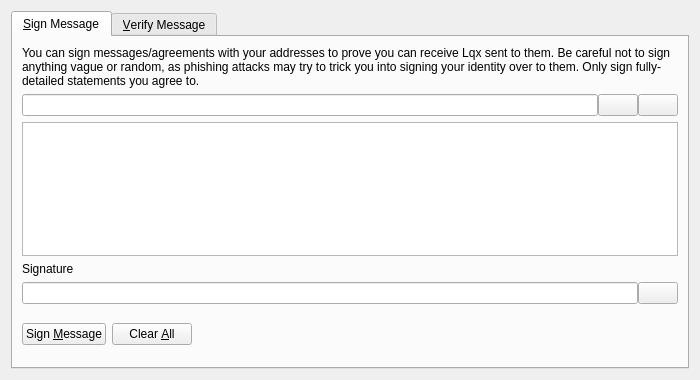
<?xml version="1.0" encoding="UTF-8"?>
<ui version="4.0">
 <class>SignVerifyMessageDialog</class>
 <widget class="QDialog" name="SignVerifyMessageDialog">
  <property name="geometry">
   <rect>
    <x>0</x>
    <y>0</y>
    <width>700</width>
    <height>380</height>
   </rect>
  </property>
  <property name="windowTitle">
   <string>Signatures - Sign / Verify a Message</string>
  </property>
  <property name="modal">
   <bool>true</bool>
  </property>
  <layout class="QVBoxLayout" name="verticalLayout">
   <item>
    <widget class="QTabWidget" name="tabWidget">
     <property name="currentIndex">
      <number>0</number>
     </property>
     <widget class="QWidget" name="tabSignMessage">
      <attribute name="title">
       <string>&amp;Sign Message</string>
      </attribute>
      <layout class="QVBoxLayout" name="verticalLayout_SM">
       <item>
        <widget class="QLabel" name="infoLabel_SM">
         <property name="text">
          <string>You can sign messages/agreements with your addresses to prove you can receive Lqx sent to them. Be careful not to sign anything vague or random, as phishing attacks may try to trick you into signing your identity over to them. Only sign fully-detailed statements you agree to.</string>
         </property>
         <property name="textFormat">
          <enum>Qt::PlainText</enum>
         </property>
         <property name="wordWrap">
          <bool>true</bool>
         </property>
        </widget>
       </item>
       <item>
        <layout class="QHBoxLayout" name="horizontalLayout_1_SM">
         <property name="spacing">
          <number>0</number>
         </property>
         <item>
          <widget class="QValidatedLineEdit" name="addressIn_SM">
           <property name="toolTip">
            <string>The Lqx address to sign the message with</string>
           </property>
          </widget>
         </item>
         <item>
          <widget class="QPushButton" name="addressBookButton_SM">
           <property name="toolTip">
            <string>Choose previously used address</string>
           </property>
           <property name="text">
            <string/>
           </property>
           <property name="shortcut">
            <string>Alt+A</string>
           </property>
           <property name="autoDefault">
            <bool>false</bool>
           </property>
          </widget>
         </item>
         <item>
          <widget class="QPushButton" name="pasteButton_SM">
           <property name="toolTip">
            <string>Paste address from clipboard</string>
           </property>
           <property name="text">
            <string/>
           </property>
           <property name="shortcut">
            <string>Alt+P</string>
           </property>
           <property name="autoDefault">
            <bool>false</bool>
           </property>
          </widget>
         </item>
        </layout>
       </item>
       <item>
        <widget class="QPlainTextEdit" name="messageIn_SM">
         <property name="toolTip">
          <string>Enter the message you want to sign here</string>
         </property>
        </widget>
       </item>
       <item>
        <widget class="QLabel" name="signatureLabel_SM">
         <property name="text">
          <string>Signature</string>
         </property>
         <property name="textFormat">
          <enum>Qt::PlainText</enum>
         </property>
        </widget>
       </item>
       <item>
        <layout class="QHBoxLayout" name="horizontalLayout_2_SM">
         <property name="spacing">
          <number>0</number>
         </property>
         <item>
          <widget class="QLineEdit" name="signatureOut_SM">
           <property name="font">
            <font>
             <italic>true</italic>
            </font>
           </property>
           <property name="readOnly">
            <bool>true</bool>
           </property>
          </widget>
         </item>
         <item>
          <widget class="QPushButton" name="copySignatureButton_SM">
           <property name="toolTip">
            <string>Copy the current signature to the system clipboard</string>
           </property>
           <property name="text">
            <string/>
           </property>
           <property name="autoDefault">
            <bool>false</bool>
           </property>
          </widget>
         </item>
        </layout>
       </item>
       <item>
        <layout class="QHBoxLayout" name="horizontalLayout_3_SM">
         <item>
          <widget class="QPushButton" name="signMessageButton_SM">
           <property name="toolTip">
            <string>Sign the message to prove you own this Lqx address</string>
           </property>
           <property name="text">
            <string>Sign &amp;Message</string>
           </property>
           <property name="autoDefault">
            <bool>false</bool>
           </property>
          </widget>
         </item>
         <item>
          <widget class="QPushButton" name="clearButton_SM">
           <property name="toolTip">
            <string>Reset all sign message fields</string>
           </property>
           <property name="text">
            <string>Clear &amp;All</string>
           </property>
           <property name="autoDefault">
            <bool>false</bool>
           </property>
          </widget>
         </item>
         <item>
          <spacer name="horizontalSpacer_1_SM">
           <property name="orientation">
            <enum>Qt::Horizontal</enum>
           </property>
           <property name="sizeHint" stdset="0">
            <size>
             <width>40</width>
             <height>48</height>
            </size>
           </property>
          </spacer>
         </item>
         <item>
          <widget class="QLabel" name="statusLabel_SM">
           <property name="font">
            <font>
             <weight>75</weight>
             <bold>true</bold>
            </font>
           </property>
           <property name="text">
            <string/>
           </property>
           <property name="wordWrap">
            <bool>true</bool>
           </property>
          </widget>
         </item>
         <item>
          <spacer name="horizontalSpacer_2_SM">
           <property name="orientation">
            <enum>Qt::Horizontal</enum>
           </property>
           <property name="sizeHint" stdset="0">
            <size>
             <width>40</width>
             <height>48</height>
            </size>
           </property>
          </spacer>
         </item>
        </layout>
       </item>
      </layout>
     </widget>
     <widget class="QWidget" name="tabVerifyMessage">
      <attribute name="title">
       <string>&amp;Verify Message</string>
      </attribute>
      <layout class="QVBoxLayout" name="verticalLayout_VM">
       <item>
        <widget class="QLabel" name="infoLabel_VM">
         <property name="text">
          <string>Enter the receiver's address, message (ensure you copy line breaks, spaces, tabs, etc. exactly) and signature below to verify the message. Be careful not to read more into the signature than what is in the signed message itself, to avoid being tricked by a man-in-the-middle attack. Note that this only proves the signing party receives with the address, it cannot prove sendership of any transaction!</string>
         </property>
         <property name="textFormat">
          <enum>Qt::PlainText</enum>
         </property>
         <property name="alignment">
          <set>Qt::AlignLeading|Qt::AlignLeft|Qt::AlignTop</set>
         </property>
         <property name="wordWrap">
          <bool>true</bool>
         </property>
        </widget>
       </item>
       <item>
        <layout class="QHBoxLayout" name="horizontalLayout_1_VM">
         <property name="spacing">
          <number>0</number>
         </property>
         <item>
          <widget class="QValidatedLineEdit" name="addressIn_VM">
           <property name="toolTip">
            <string>The Lqx address the message was signed with</string>
           </property>
          </widget>
         </item>
         <item>
          <widget class="QPushButton" name="addressBookButton_VM">
           <property name="toolTip">
            <string>Choose previously used address</string>
           </property>
           <property name="text">
            <string/>
           </property>
           <property name="shortcut">
            <string>Alt+A</string>
           </property>
           <property name="autoDefault">
            <bool>false</bool>
           </property>
          </widget>
         </item>
        </layout>
       </item>
       <item>
        <widget class="QPlainTextEdit" name="messageIn_VM"/>
       </item>
       <item>
        <widget class="QValidatedLineEdit" name="signatureIn_VM"/>
       </item>
       <item>
        <layout class="QHBoxLayout" name="horizontalLayout_2_VM">
         <item>
          <widget class="QPushButton" name="verifyMessageButton_VM">
           <property name="toolTip">
            <string>Verify the message to ensure it was signed with the specified Lqx address</string>
           </property>
           <property name="text">
            <string>Verify &amp;Message</string>
           </property>
           <property name="autoDefault">
            <bool>false</bool>
           </property>
          </widget>
         </item>
         <item>
          <widget class="QPushButton" name="clearButton_VM">
           <property name="toolTip">
            <string>Reset all verify message fields</string>
           </property>
           <property name="text">
            <string>Clear &amp;All</string>
           </property>
           <property name="autoDefault">
            <bool>false</bool>
           </property>
          </widget>
         </item>
         <item>
          <spacer name="horizontalSpacer_1_VM">
           <property name="orientation">
            <enum>Qt::Horizontal</enum>
           </property>
           <property name="sizeHint" stdset="0">
            <size>
             <width>40</width>
             <height>48</height>
            </size>
           </property>
          </spacer>
         </item>
         <item>
          <widget class="QLabel" name="statusLabel_VM">
           <property name="font">
            <font>
             <weight>75</weight>
             <bold>true</bold>
            </font>
           </property>
           <property name="text">
            <string/>
           </property>
           <property name="wordWrap">
            <bool>true</bool>
           </property>
          </widget>
         </item>
         <item>
          <spacer name="horizontalSpacer_2_VM">
           <property name="orientation">
            <enum>Qt::Horizontal</enum>
           </property>
           <property name="sizeHint" stdset="0">
            <size>
             <width>40</width>
             <height>48</height>
            </size>
           </property>
          </spacer>
         </item>
        </layout>
       </item>
      </layout>
     </widget>
    </widget>
   </item>
  </layout>
 </widget>
 <customwidgets>
  <customwidget>
   <class>QValidatedLineEdit</class>
   <extends>QLineEdit</extends>
   <header>qvalidatedlineedit.h</header>
  </customwidget>
 </customwidgets>
 <resources>
  <include location="../lqx.qrc"/>
 </resources>
 <connections/>
</ui>
